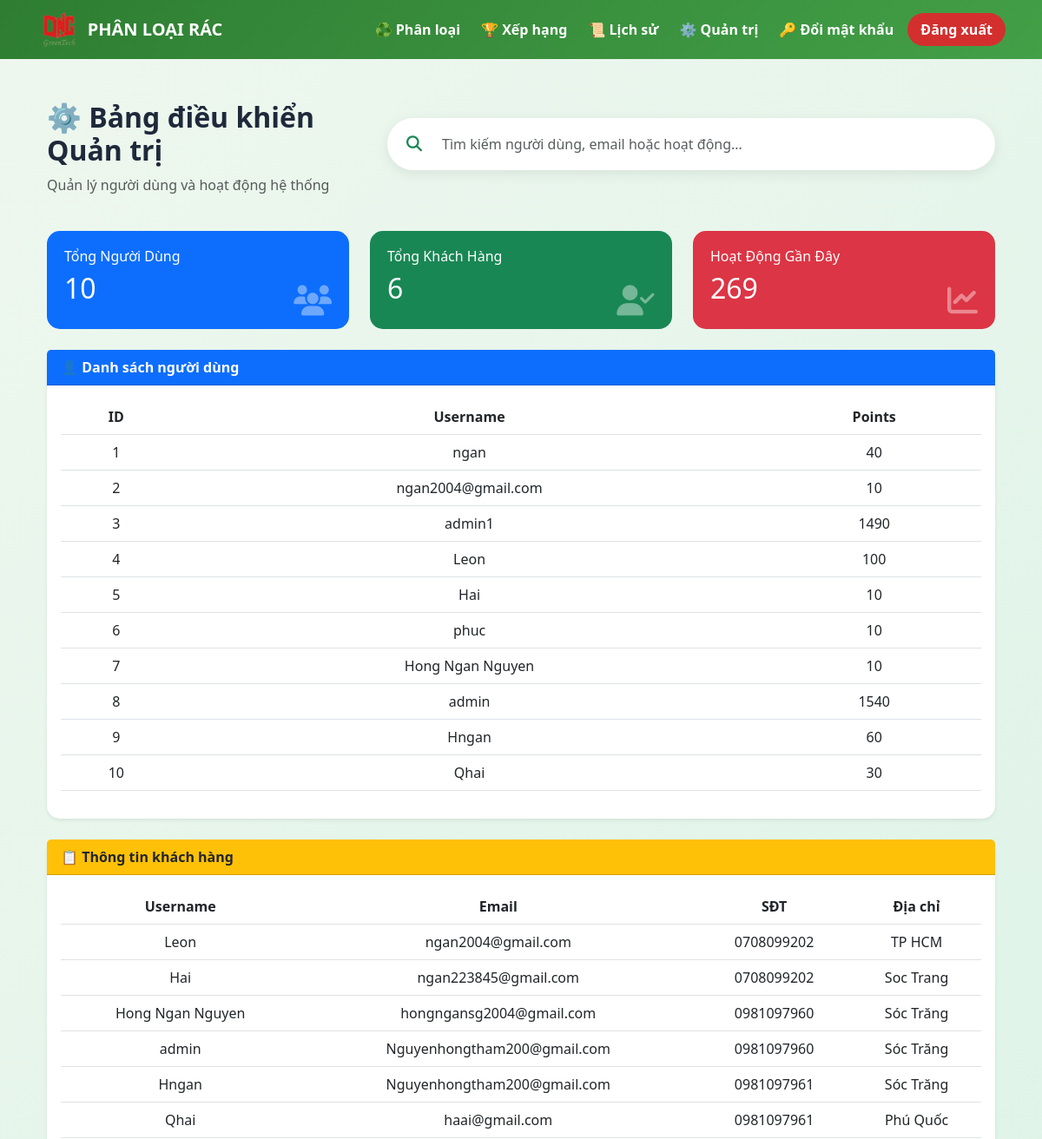
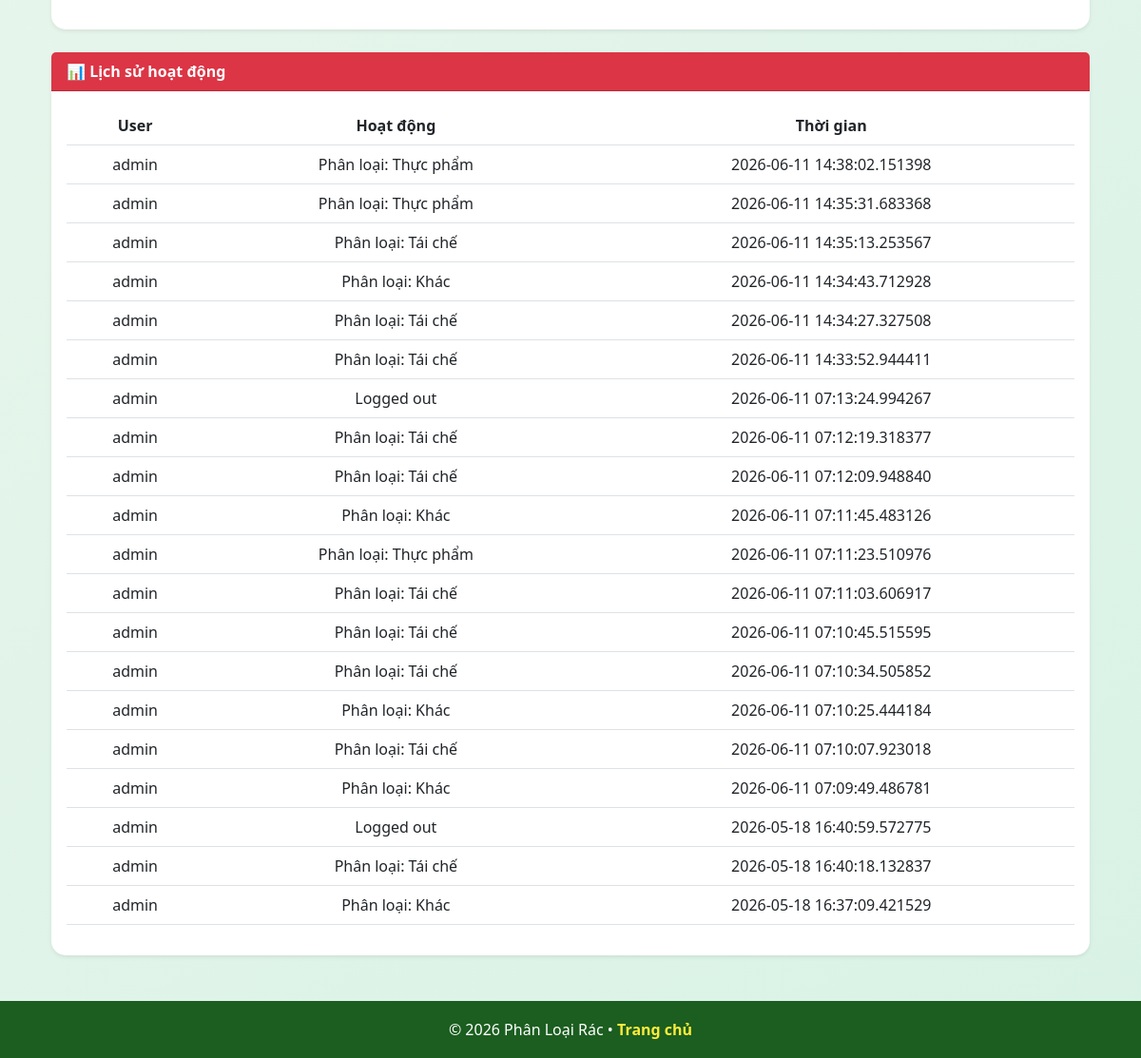
The page /admin (signed in) on the database as committed earlier (2 pictures, top to bottom).
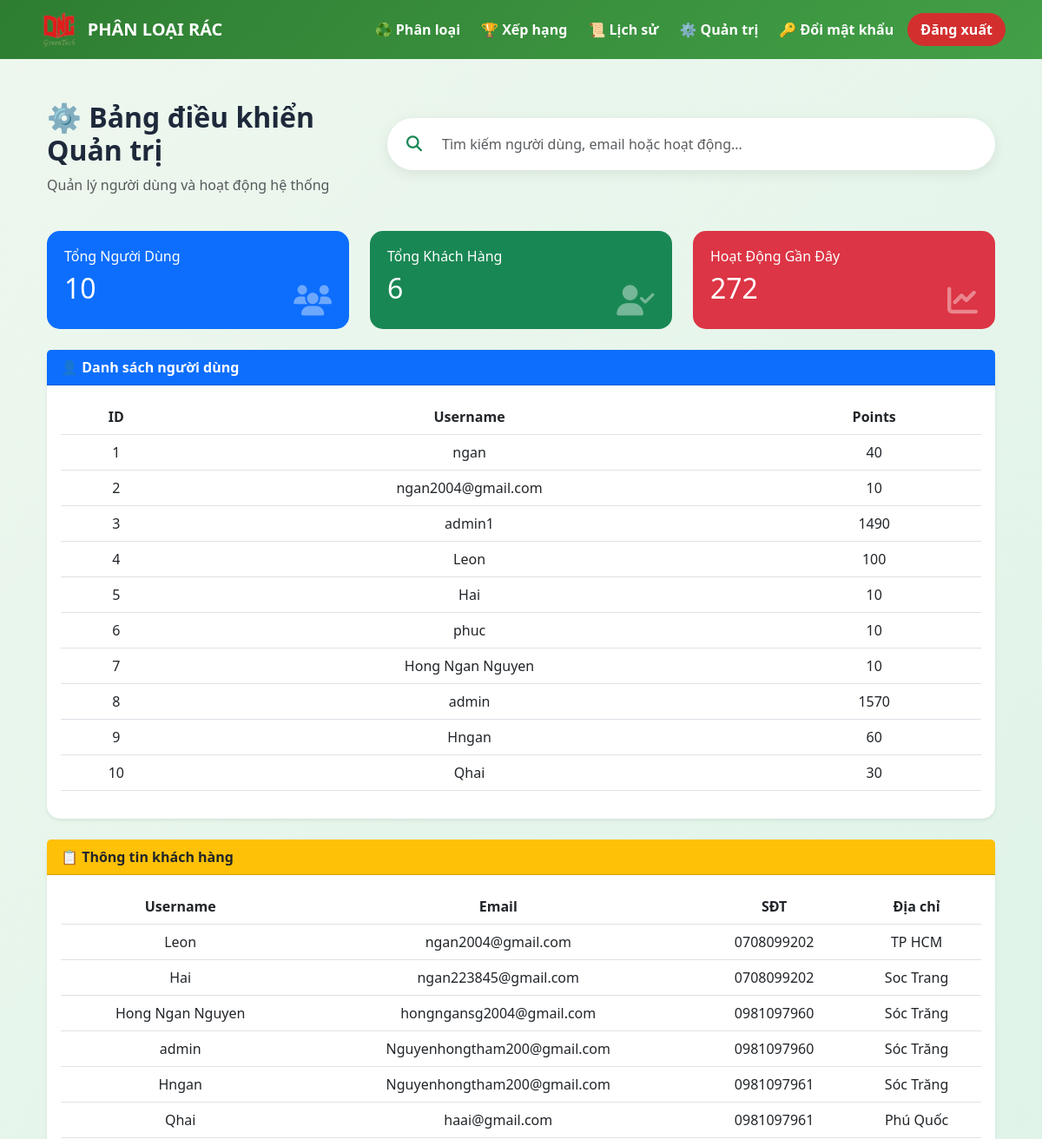
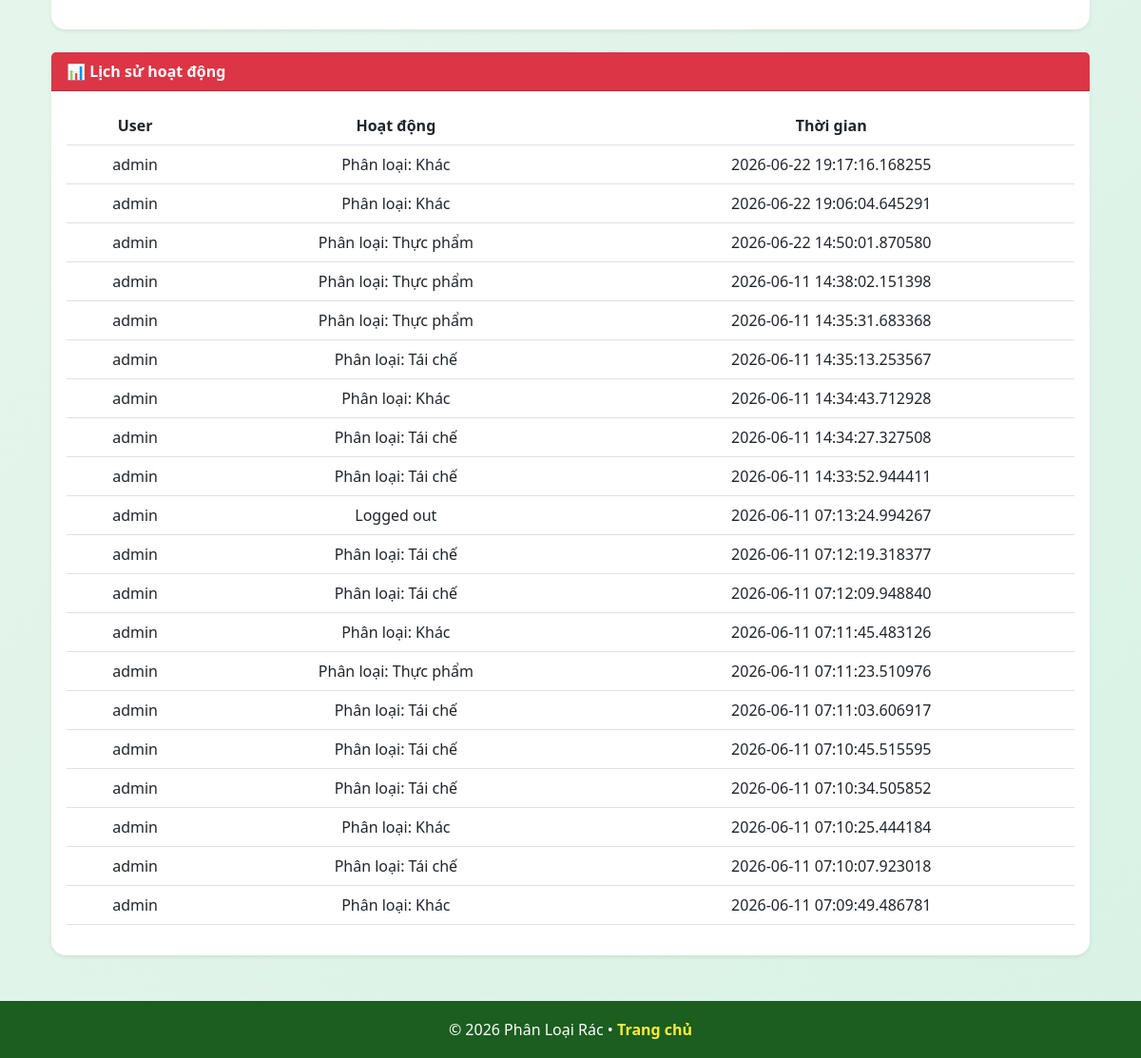
The same page on the database as committed later (2 pictures, top to bottom).
### app.py (models this page shows)
class User(db.Model):
    id = db.Column(db.Integer, primary_key=True)
    username = db.Column(db.String(150), nullable=False, unique=True)
    password = db.Column(db.String(255))
    points = db.Column(db.Integer, default=0)

class CustomerData(db.Model):
    id = db.Column(db.Integer, primary_key=True)
    user_id = db.Column(db.Integer, db.ForeignKey('user.id'), nullable=False)
    email = db.Column(db.String(150), nullable=True)
    phone = db.Column(db.String(20), nullable=True)
    address = db.Column(db.String(255), nullable=True)
    user = db.relationship("User", backref="customer_data")

class UserActivity(db.Model):
    id = db.Column(db.Integer, primary_key=True)
    user_id = db.Column(db.Integer, db.ForeignKey('user.id'), nullable=False)
    action = db.Column(db.String(255), nullable=False)
    timestamp = db.Column(db.DateTime, default=datetime.utcnow)
    user = db.relationship("User", backref="activities")

### app.py (the view)
@app.route('/admin')
def admin_dashboard():
    if 'user_id' not in session:
        return redirect('/login')
    admin_user = User.query.get(session['user_id'])
    if admin_user.username != "admin":
        return "You do not have access!", 403
    users = User.query.all()
    customer_data = CustomerData.query.all()
    activities = UserActivity.query.order_by(UserActivity.timestamp.desc()).all()
    return render_template('admin.html', users=users, customer_data=customer_data, activities=activities, is_admin=True)

### templates/admin.html (shortened to what this page needs)
{% extends "base.html" %}
{% block content %}
<link rel="stylesheet" href="https://cdnjs.cloudflare.com/ajax/libs/font-awesome/6.5.0/css/all.min.css">
<div class="container-fluid">
    <div class="admin-header">
    <div>
    <h2 class="admin-title">⚙️ Bảng điều khiển Quản trị</h2>
        <p class="text-muted">Quản lý người dùng và hoạt động hệ thống</p>
    </div>
<div class="search-container mb-4">
<div class="input-group search-bar">
<span class="input-group-text bg-white border-0">
<i class="fas fa-search text-success"></i>
</span>
<input
type="text"
id="searchInput"
class="form-control border-0 shadow-none"
placeholder="Tìm kiếm người dùng, email hoặc hoạt động...">
</div>
</div>
</div>
<div class="row mb-4">
<div class="col-md-4">
<div class="stat-card bg-primary position-relative">
<h6>Tổng Người Dùng</h6>
<h2>{{ users|length }}</h2>
<i class="fa fa-users stat-icon"></i>
</div>
</div>
<div class="col-md-4">
<div class="stat-card bg-success position-relative">
<h6>Tổng Khách Hàng</h6>
<h2>{{ customer_data|length }}</h2>
<i class="fa fa-user-check stat-icon"></i>
</div>
</div>
<div class="col-md-4">
<div class="stat-card bg-danger position-relative">
<h6>Hoạt Động Gần Đây</h6>
<h2>{{ activities|length }}</h2>
<i class="fa fa-chart-line stat-icon"></i>
</div>
</div>
</div>
<div class="card section-card shadow-sm mb-4">
<div class="card-header bg-primary text-white fw-bold">
👤 Danh sách người dùng
</div>
<div class="card-body">
<table class="table table-hover text-center" id="userTable">
<thead>
<tr>
<th>ID</th>
<th>Username</th>
<th>Points</th>
</tr>
</thead>
<tbody>
{% for user in users %}
<tr>
<td>{{ user.id }}</td>
<td>{{ user.username }}</td>
<td>{{ user.points }}</td>
</tr>
{% endfor %}
</tbody>
</table>
</div>
</div>
<div class="card section-card shadow-sm mb-4">
<div class="card-header bg-warning fw-bold">
📋 Thông tin khách hàng
</div>
<div class="card-body">
<table class="table table-hover text-center">
<thead>
<tr>
<th>Username</th>
<th>Email</th>
<th>SĐT</th>
<th>Địa chỉ</th>
</tr>
</thead>
<tbody>
{% for customer in customer_data %}
<tr>
<td>{{ customer.user.username }}</td>
<td>{{ customer.email }}</td>
<td>{{ customer.phone }}</td>
<td>{{ customer.address }}</td>
</tr>
{% endfor %}
</tbody>
</table>
</div>
</div>
<div class="card section-card shadow-sm">
<div class="card-header bg-danger text-white fw-bold">
📊 Lịch sử hoạt động
</div>
<div class="card-body">
<table class="table table-hover text-center">
<thead>
<tr>
<th>User</th>
<th>Hoạt động</th>
<th>Thời gian</th>
</tr>
</thead>
<tbody>
{% for activity in activities[:20] %}
<tr>
<td>{{ activity.user.username }}</td>
<td>{{ activity.action }}</td>
<td>{{ activity.timestamp }}</td>
</tr>
{% endfor %}
</tbody>
</table>
</div>
</div>
</div>
{% endblock %}

Rows that differ between the two databases and show on the page:
no longer on this page (row unchanged): UserActivity: user.username "admin", action "Logged out", timestamp "2026-05-18 16:40:59.572775"
no longer on this page (row unchanged): UserActivity: user.username "admin", action "Phân loại: Tái chế", timestamp "2026-05-18 16:40:18.132837"
no longer on this page (row unchanged): UserActivity: user.username "admin", action "Phân loại: Khác", timestamp "2026-05-18 16:37:09.421529"
changed User "admin": points "1540" → "1570"
added UserActivity: user.username "admin", action "Phân loại: Khác", timestamp "2026-06-22 19:17:16.168255"
added UserActivity: user.username "admin", action "Phân loại: Khác", timestamp "2026-06-22 19:06:04.645291"
added UserActivity: user.username "admin", action "Phân loại: Thực phẩm", timestamp "2026-06-22 14:50:01.870580"
Other text that changed with them:
{{ activities|length }}: "269" → "272"
